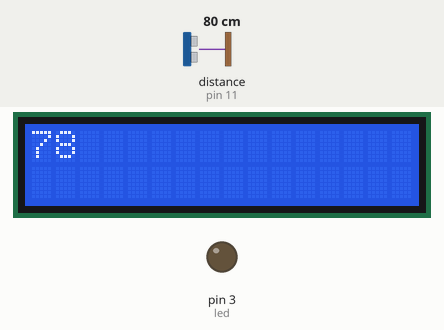
Simulated run of this sketch. Board: Arduino Uno, built with avr-gcc and run on an emulated ATmega328P. Parts: 16×2 character LCD, output pins drawn as LEDs (lit = HIGH). Wiring (inferred from the names in the program): ultrasonic range finder: trigger pin 10; echo pin 11. Inputs (shaded band) come from the test bench; at power-on: distance to the obstacle (sensor on pin 11) 80 cm. The echo pulse lasts 58.3 µs per cm; pins used as bus, display or sensor lines are not drawn; what the sketch prints to the serial monitor is not drawn.

Above: at 1.4 s.
1.5 s: distance to the obstacle (sensor on pin 11) set to 13 cm
At 2.7 s:
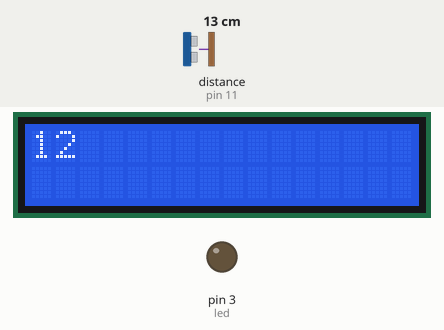
3.1 s: distance to the obstacle (sensor on pin 11) set to 10 cm
At 4.1 s:
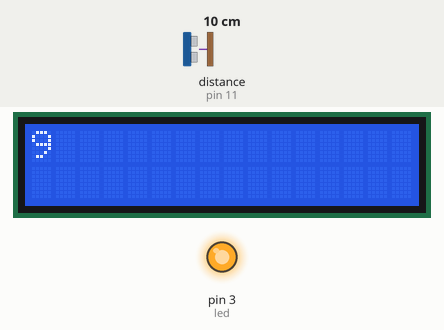
4.7 s: distance to the obstacle (sensor on pin 11) set to 2 cm
At 5.4 s:
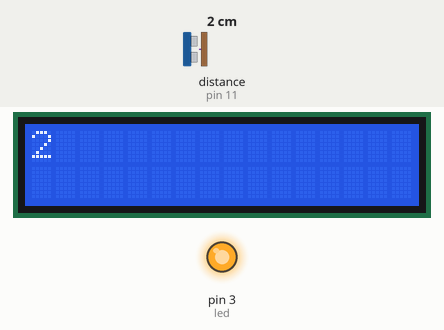
Timing chart, 0 to 7.7 s (numbered marks = the images above; inputs shaded):
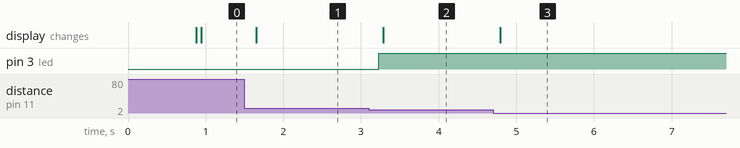

Measured:
- the behaviour switches between 12 and 11 cm on distance to the obstacle (sensor on pin 11) (found by bisection; images 1 and 2)
- after the input at 1.5 s, the display: changes after 0.15 s (image 1)
- after the input at 3.1 s, pin 3 (led): LOW → HIGH after 0.13 s; the display: changes after 0.19 s (image 2)
- after the input at 4.7 s, the display: changes after 0.09 s (image 3)

The sketch:

ExtraHomework2.ino
```cpp
int trigPin = 10;
int echoPin = 11;
int led = 3;
long duration;
int distance ;
#include <LiquidCrystal.h>

const byte rs = 9;
const byte en = 8;
const byte d4 = 7;
const byte d5 = 6;
const byte d6 = 5;
const byte d7 = 4;
LiquidCrystal lcd(rs, en, d4, d5, d6, d7);

void setup() {
  Serial.begin(9600);
   pinMode(led, OUTPUT);
   pinMode(trigPin, OUTPUT);
  pinMode(echoPin, INPUT);
}

int calculateDistance(){

  digitalWrite(trigPin, LOW);
  delayMicroseconds(2);
  digitalWrite(trigPin, HIGH);
  delayMicroseconds(10);
  digitalWrite(trigPin, LOW);
  duration = pulseIn(echoPin, HIGH);
  distance= duration*0.034/2;
  return distance;
}

void loop() {
  for(int i=165; i>=1; i--)
 {
  calculateDistance();
  Serial.print(distance);
 }

 if((calculateDistance()<=10))
  {
    digitalWrite(led, HIGH);
}
   else if(calculateDistance()>10)
 {
     digitalWrite(led, LOW);
 }
  lcd.begin(16,2);
  lcd.print(distance);
}
```
